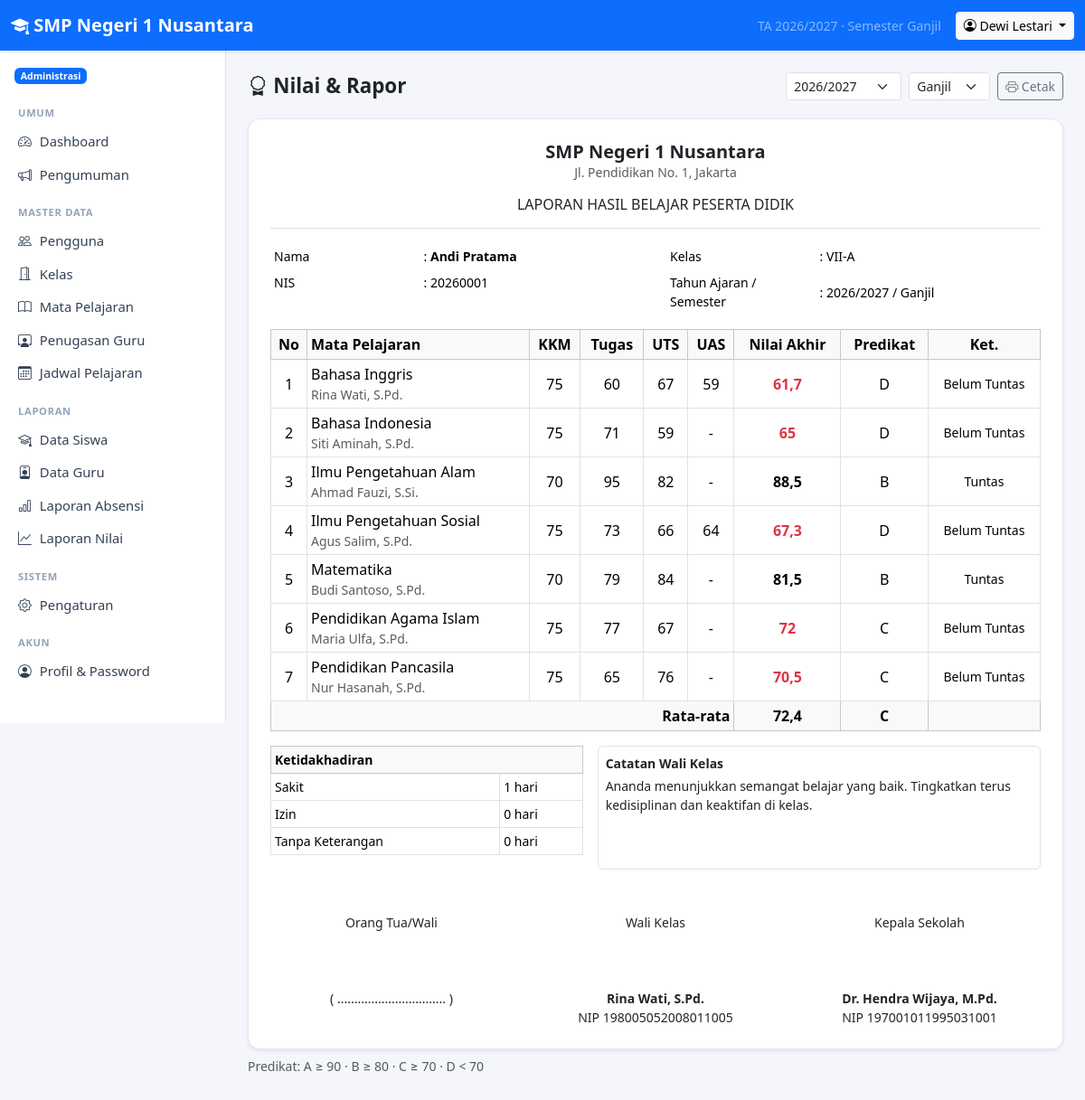
The page /index.php?r=rapor&student_id=1 (signed in) on the database its author committed.
### tables this page shows
CREATE TABLE `users` (
  `id` int(11) NOT NULL AUTO_INCREMENT,
  `username` varchar(50) NOT NULL,
  `password_hash` varchar(255) NOT NULL,
  `name` varchar(100) NOT NULL,
  `role` varchar(20) NOT NULL,
  `nip` varchar(30) DEFAULT NULL,
  `email` varchar(100) DEFAULT NULL,
  `phone` varchar(30) DEFAULT NULL,
  `active` int(11) NOT NULL DEFAULT 1,
  `created_at` datetime DEFAULT current_timestamp(),
  PRIMARY KEY (`id`),
  UNIQUE KEY `username` (`username`),
  KEY `idx_users_role` (`role`)
);

CREATE TABLE `students` (
  `id` int(11) NOT NULL AUTO_INCREMENT,
  `user_id` int(11) NOT NULL,
  `nis` varchar(30) NOT NULL,
  `class_id` int(11) DEFAULT NULL,
  `parent_id` int(11) DEFAULT NULL,
  `gender` char(1) DEFAULT NULL,
  `birth_place` varchar(100) DEFAULT NULL,
  `birth_date` date DEFAULT NULL,
  `address` text DEFAULT NULL,
  PRIMARY KEY (`id`),
  UNIQUE KEY `user_id` (`user_id`),
  UNIQUE KEY `nis` (`nis`),
  KEY `idx_students_class` (`class_id`),
  KEY `idx_students_parent` (`parent_id`),
  CONSTRAINT `students_ibfk_1` FOREIGN KEY (`user_id`) REFERENCES `users` (`id`) ON DELETE CASCADE,
  CONSTRAINT `students_ibfk_2` FOREIGN KEY (`class_id`) REFERENCES `classes` (`id`) ON DELETE SET NULL,
  CONSTRAINT `students_ibfk_3` FOREIGN KEY (`parent_id`) REFERENCES `users` (`id`) ON DELETE SET NULL
);

CREATE TABLE `classes` (
  `id` int(11) NOT NULL AUTO_INCREMENT,
  `name` varchar(50) NOT NULL,
  `level` int(11) NOT NULL,
  `homeroom_teacher_id` int(11) DEFAULT NULL,
  PRIMARY KEY (`id`),
  UNIQUE KEY `name` (`name`),
  KEY `homeroom_teacher_id` (`homeroom_teacher_id`),
  CONSTRAINT `classes_ibfk_1` FOREIGN KEY (`homeroom_teacher_id`) REFERENCES `users` (`id`) ON DELETE SET NULL
);

### app/views/siswa/report.php (the view, shortened to what the rows shown need)
<?php
$scored = array_filter(array_column($grades, 'score'), fn($v) => $v !== null);
$avg = $scored ? array_sum($scored) / count($scored) : null;
?>
<div class="page-header d-print-none">
    <h1><i class="bi bi-award"></i> Nilai & Rapor</h1>
    <div class="d-flex gap-2">
        <form method="get" class="d-flex gap-2">
            <select class="form-select form-select-sm" name="year" style="min-width: 8rem" onchange="this.form.submit()">
                <?php $years = array_unique(array_merge([period()['year'], $year], array_column($periods, 'academic_year')));
                foreach ($years as $y): ?><option<?= selected($y, $year) ?>><?= e($y) ?></option><?php endforeach; ?>
            </select>
            <select class="form-select form-select-sm" name="semester" onchange="this.form.submit()">
                <option<?= selected('Ganjil', $semester) ?>>Ganjil</option><option<?= selected('Genap', $semester) ?>>Genap</option>
            </select>
        </form>
        <button class="btn btn-sm btn-outline-secondary text-nowrap" onclick="window.print()"><i class="bi bi-printer"></i> Cetak</button>
    </div>
</div>
<div class="card shadow-sm">
    <div class="card-body p-4">
        <div class="text-center border-bottom pb-3 mb-3">
            <div class="h5 fw-bold mb-0"><?= e(setting('school_name', config('app_name'))) ?></div>
            <div class="small text-muted"><?= e(setting('school_address')) ?></div>
            <div class="h6 mt-3 mb-0">LAPORAN HASIL BELAJAR PESERTA DIDIK</div>
        </div>
        <div class="row small mb-3">
            <div class="col-sm-6">
                <table class="table table-sm table-borderless mb-0">
                    <tr><td style="width:40%">Nama</td><td>: <strong><?= e($student['name']) ?></strong></td></tr>
                    <tr><td>NIS</td><td>: <?= e($student['nis']) ?></td></tr>
                </table>
            </div>
            <div class="col-sm-6">
                <table class="table table-sm table-borderless mb-0">
                    <tr><td style="width:40%">Kelas</td><td>: <?= e($student['class_name'] ?? '-') ?></td></tr>
                    <tr><td>Tahun Ajaran / Semester</td><td>: <?= e($year) ?> / <?= e($semester) ?></td></tr>
                </table>
            </div>
        </div>
        <div class="table-responsive">
        <table class="table table-bordered table-sm align-middle">
            <thead class="table-light text-center"><tr><th>No</th><th class="text-start">Mata Pelajaran</th><th>KKM</th><th>Tugas</th><th>UTS</th><th>UAS</th><th>Nilai Akhir</th><th>Predikat</th><th>Ket.</th></tr></thead>
            <tbody>
            <?php foreach ($grades as $i => $g): ?>
                <tr class="text-center">
                    <td><?= $i + 1 ?></td>
                    <td class="text-start"><?= e($g['subject']) ?><div class="small text-muted d-print-none"><?= e($g['teacher']) ?></div></td>
                    <td><?= (int) $g['kkm'] ?></td>
                    <td><?= fmt_score($g['task_score']) ?></td><td><?= fmt_score($g['mid_score']) ?></td><td><?= fmt_score($g['final_score']) ?></td>
                    <td class="fw-bold <?= $g['score'] !== null && $g['score'] < $g['kkm'] ? 'text-danger' : '' ?>"><?= fmt_score($g['score']) ?></td>
                    <td><?= predicate($g['score']) ?></td>
                    <td class="small"><?= $g['score'] === null ? '-' : ($g['score'] >= $g['kkm'] ? 'Tuntas' : 'Belum Tuntas') ?></td>
                </tr>
            <?php endforeach; if (!$grades) echo empty_row(9, 'Belum ada mata pelajaran untuk kelas ini.'); ?>
            </tbody>
            <?php if ($avg !== null): ?>
            <tfoot><tr class="table-light text-center fw-bold"><td colspan="6" class="text-end">Rata-rata</td><td><?= fmt_score(round($avg, 2)) ?></td><td><?= predicate($avg) ?></td><td></td></tr></tfoot>
            <?php endif; ?>
        </table>
        </div>
        <div class="row g-3">
            <div class="col-md-5">
                <table class="table table-bordered table-sm small">
                    <thead class="table-light"><tr><th colspan="2">Ketidakhadiran</th></tr></thead>
                    <tr><td>Sakit</td><td><?= (int) $attendance['S'] ?> hari</td></tr>
                    <tr><td>Izin</td><td><?= (int) $attendance['I'] ?> hari</td></tr>
                    <tr><td>Tanpa Keterangan</td><td><?= (int) $attendance['A'] ?> hari</td></tr>
                </table>
            </div>
            <div class="col-md-7">
                <div class="border rounded p-2 small h-100">
                    <div class="fw-semibold mb-1">Catatan Wali Kelas</div>
                    <div class="announcement-body"><?= $note ? e($note) : '<span class="text-muted">-</span>' ?></div>
                </div>
            </div>
        </div>
        <div class="row text-center small mt-5">
            <div class="col-4">Orang Tua/Wali<br><br><br><br>( ................................ )</div>
            <div class="col-4">Wali Kelas<br><br><br><br><strong><?= e($student['homeroom_name'] ?? '................................') ?></strong><br>NIP <?= e($student['homeroom_nip'] ?? '-') ?></div>
            <div class="col-4">Kepala Sekolah<br><br><br><br><strong><?= e(setting('principal_name', '................................')) ?></strong><br>NIP <?= e(setting('principal_nip', '-')) ?></div>
        </div>
    </div>
</div>
<p class="small text-muted mt-2 d-print-none">Predikat: A ≥ 90 · B ≥ 80 · C ≥ 70 · D &lt; 70</p>

### app/views/layout.php (shortened to what the rows shown need)
<?php
$me = current_user();
$currentRoute = trim(param('r'), '/');
$schoolName = setting('school_name', config('app_name'));
$p = period();
?>
<!doctype html>
<html lang="id">
<head>
    <link href="assets/vendor/bootstrap/bootstrap.min.css" rel="stylesheet">
    <link href="assets/vendor/bootstrap-icons/bootstrap-icons.min.css" rel="stylesheet">
    <link href="assets/app.css" rel="stylesheet">
</head>
<body>
<?php if ($me): ?>
<nav class="navbar navbar-dark bg-primary sticky-top shadow-sm d-print-none">
    <div class="container-fluid">
        <a class="navbar-brand fw-semibold me-auto" href="<?= url() ?>"><i class="bi bi-mortarboard-fill"></i> <?= e($schoolName) ?></a>
        <span class="navbar-text text-white-50 small d-none d-md-inline me-3">
            TA <?= e($p['year']) ?> · Semester <?= e($p['semester']) ?>
        </span>
        <div class="dropdown">
            <button class="btn btn-sm btn-light dropdown-toggle" data-bs-toggle="dropdown">
                <i class="bi bi-person-circle"></i> <span class="d-none d-sm-inline"><?= e($me['name']) ?></span>
            </button>
        </div>
    </div>
</nav>
<div class="d-flex">
    <aside class="offcanvas-lg offcanvas-start sidebar border-end bg-body d-print-none" tabindex="-1" id="sidebar">
        <div class="offcanvas-body d-block p-2">
            <div class="px-2 py-2 mb-2 small">
                <span class="badge text-bg-primary"><?= e(role_label($me['role'])) ?></span>
            </div>
            <?php foreach (menu_for($me['role']) as $section => $items): ?>
                <div class="menu-section"><?= e($section) ?></div>
                <ul class="nav nav-pills flex-column mb-2">
                    <?php foreach ($items as [$label, $route, $icon]):
                        $active = $currentRoute === $route || ($route !== '' && str_starts_with($currentRoute, $route . '/')); ?>
                        <li class="nav-item">
                            <a class="nav-link<?= $active ? ' active' : '' ?>" href="<?= url($route) ?>">
                                <i class="bi bi-<?= e($icon) ?>"></i> <?= e($label) ?>
                            </a>
                        </li>
                    <?php endforeach; ?>
                </ul>
            <?php endforeach; ?>
        </div>
    </aside>
    <main class="flex-grow-1 p-3 p-md-4 main-content">
        <?= $content ?>
    </main>
</div>
<?php else: ?>
    <?= $content ?>
<?php endif; ?>
</body>
</html>

### rows shown on the page
users: name "Dewi Lestari", role "Administrasi"
students: user.name "Andi Pratama", nis "20260001", class.name "VII-A", users.name "Rina Wati, S.Pd.", users.nip "198005052008011005"

### other values the page prints
$schoolName "SMP Negeri 1 Nusantara"
$p['year'] "2026/2027"
$p['semester'] "Ganjil"
$section "UMUM"
$label "Dashboard"
$label "Pengumuman"
$section "MASTER DATA"
$label "Pengguna"
$label "Kelas"
$label "Mata Pelajaran"
$label "Penugasan Guru"
$label "Jadwal Pelajaran"
$section "LAPORAN"
$label "Data Siswa"
$label "Data Guru"
